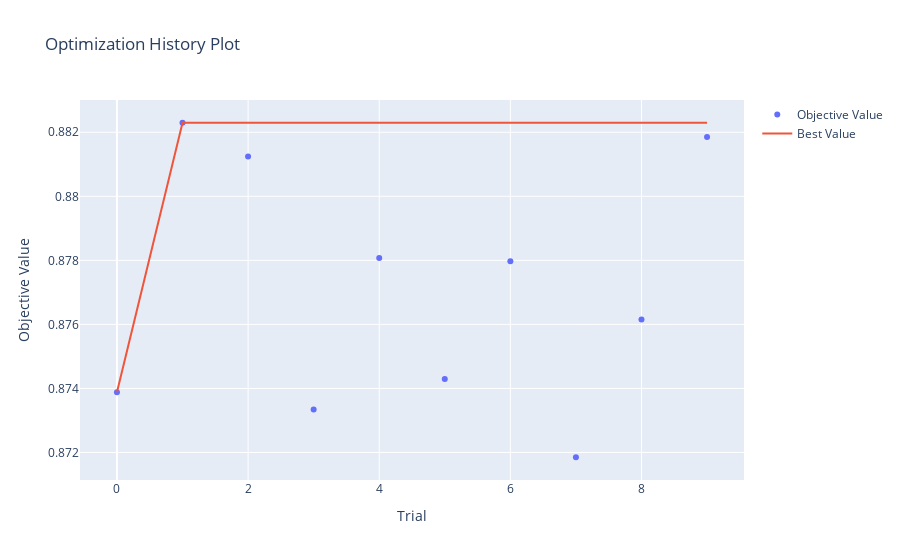

Notebook cell for this chart:
### Code cell
vis.plot_optimization_history(study_xgb)

### Figure 1 — Plotly figure (JSON) as saved in the notebook; plotly's stock layout.template omitted (floating-point values rounded to 4 significant figures)
{"data": [{"mode": "markers", "name": "Objective Value", "type": "scatter", "x": [0, 1, 2, 3, 4, 5, 6, 7, 8, 9], "y": [0.8739, 0.8823, 0.8812, 0.8733, 0.8781, 0.8743, 0.878, 0.8719, 0.8762, 0.8819]}, {"mode": "lines", "name": "Best Value", "type": "scatter", "x": [0, 1, 2, 3, 4, 5, 6, 7, 8, 9], "y": [0.8739, 0.8823, 0.8823, 0.8823, 0.8823, 0.8823, 0.8823, 0.8823, 0.8823, 0.8823]}, {"marker": {"color": "#cccccc"}, "mode": "markers", "name": "Infeasible Trial", "showlegend": false, "type": "scatter", "x": [], "y": []}], "layout": {"title": {"text": "Optimization History Plot"}, "xaxis": {"title": {"text": "Trial"}}, "yaxis": {"title": {"text": "Objective Value"}}}}
